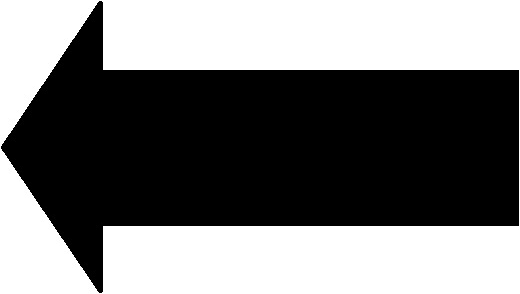
#> input picture left_arrow.jpg, 520 x 294 px
$ python contours.py   (older library calls are emulated)
#> lines starting #> are read from the running program, lines starting #| are printed output that depends on the picture; after the words box and inside, x2 and y2 are one past the last pixel; in counts of white or black regions, pixels touching at a corner belong together
import numpy as np
import cv2
import time

left=cv2.imread('left_arrow.jpg',cv2.IMREAD_GRAYSCALE)
#> left is the input picture: shape (294, 520); min 0, max 255, mean 120.8
right=cv2.imread('right_arrow.jpg',cv2.IMREAD_GRAYSCALE)
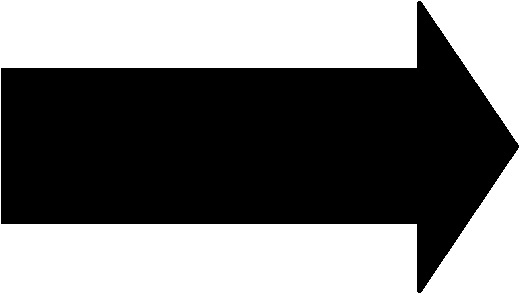
#> input picture right_arrow.jpg, 520 x 294 px
#> right is the input picture: shape (294, 520); min 0, max 255, mean 120.8

thres=0.75

def main():
    last_time = time.time()
    v=cv2.VideoCapture(1)
    while(True):
        ret,frame=v.read()
        new_screen,arrow =cnt(frame)
        #print('Loop took {} seconds'.format(time.time()-last_time))
        last_time = time.time()
        r,c,ch=new_screen.shape
        cv2.putText(new_screen, arrow, (int(c/2),int(r/2)), cv2.FONT_HERSHEY_SIMPLEX,0.5, (255, 255, 255), 2)
        cv2.imshow('window', new_screen)

        #cv2.imshow('window2', cv2.cvtColor(screen, cv2.COLOR_BGR2RGB))
        if cv2.waitKey(25) & 0xFF == ord('q'):
            cv2.destroyAllWindows()
            break

def cnt(im):
    imgray = cv2.cvtColor(im, cv2.COLOR_BGR2GRAY)
    ret, thresh = cv2.threshold(imgray, 127, 255, 0)
    im2, contours, hierarchy = cv2.findContours(thresh, cv2.RETR_TREE, cv2.CHAIN_APPROX_SIMPLE)
    mxl=0
    mxr=0
    arrow="NotFound"
    for cnt in contours:
        e=0.05*cv2.arcLength(cnt, True)
        approx = cv2.approxPolyDP(cnt,e,True)
        ln=len(approx)
        if ln>3 and ln<8:
            #cv2.drawContours(im, [approx], -1, (0,255,0), 3)
            x,y,w,h = cv2.boundingRect(cnt)

            mat=imgray[y:y+h,x:x+w]
            if ln==5 and mat.shape[0]>20 and mat.shape[1]>20:
                cv2.rectangle(im,(x,y),(x+w,y+h),(0,0,255),2)
                res_left,res_right=match_arrow(mat)
                #print(res_left,res_right)
                if res_left>mxl:
                    mxl=res_left
                if res_right>mxr:
                    mxr=res_right
            #print(mx)

        #print(e)
    if max(mxl,mxr)>thres:
        if mxl>mxr:
            arrow="Left"
        else:
            arrow="Right"
    return im,arrow

def match_arrow(mat):
    res_left,res_right=0,0
    try:
        r=mat.shape[1]
        c=mat.shape[0]
        left_arr = cv2.resize(left,(r,c))
        right_arr = cv2.resize(right,(r,c))
        #print(left_arr.shape,right_arr.shape,mat.shape)
        res_left = cv2.matchTemplate(mat,left_arr,cv2.TM_CCOEFF_NORMED)
        res_right = cv2.matchTemplate(mat,right_arr,cv2.TM_CCOEFF_NORMED)

    except Exception as e:
        print(e)
    return res_left,res_right

main()
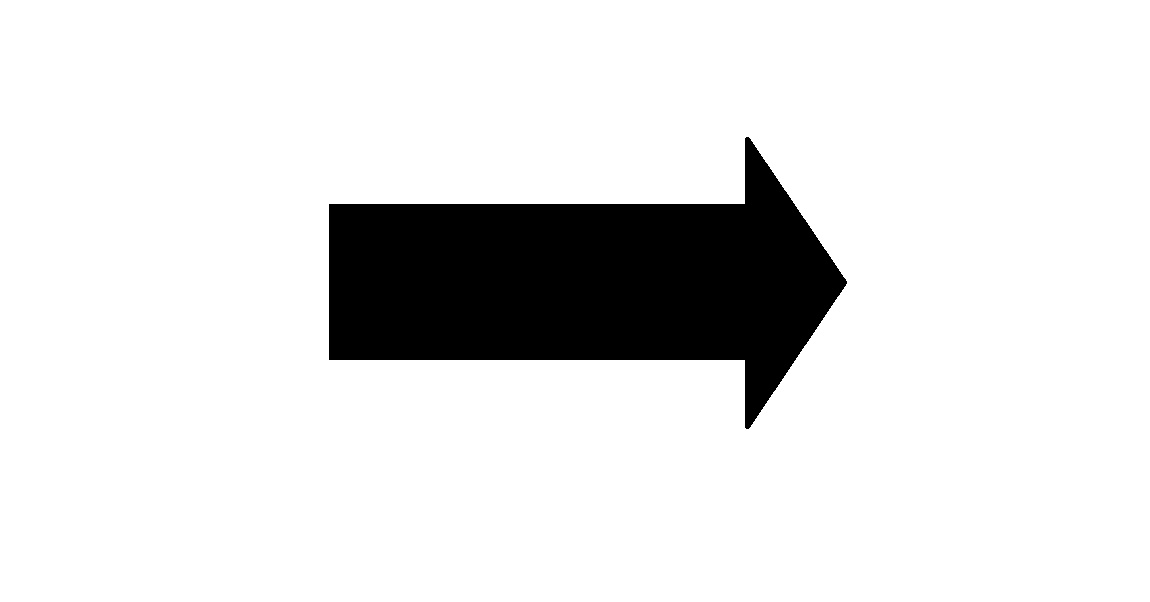
#> input picture arrow.JPG, 1150 x 602 px, given in place of the camera
#> in main, frame is the input picture: shape (602, 1150, 3); min 0, max 255, mean 225.4
#> in cnt, `ret, thresh = cv2.threshold(imgray, 127, 255, 0)`: thresh: shape (602, 1150); 88.4% white; 1 black region
#> in cnt, `im2, contours, hierarchy = cv2.findContours(thresh, cv2.RETR_TREE, cv2..`: contours = 2 contours; box (x1, y1, x2, y2) and area: (0, 0, 1150, 602) 690549, (328, 136, 848, 430) 81146
#> the loop in cnt, `for cnt in contours:` made 2 passes
#> (e, ln, x, y, w, h) on pass 2: (75.22, 5, 328, 136, 520, 294)
#> (e, approx, ln, x, y, w, h) on pass 1: (175, [[0, 0], [0, 601], [1149, 601], [1149, 0]], 4, 0, 0, 1150, 602)
#> after the loop in cnt, `for cnt in contours:`:
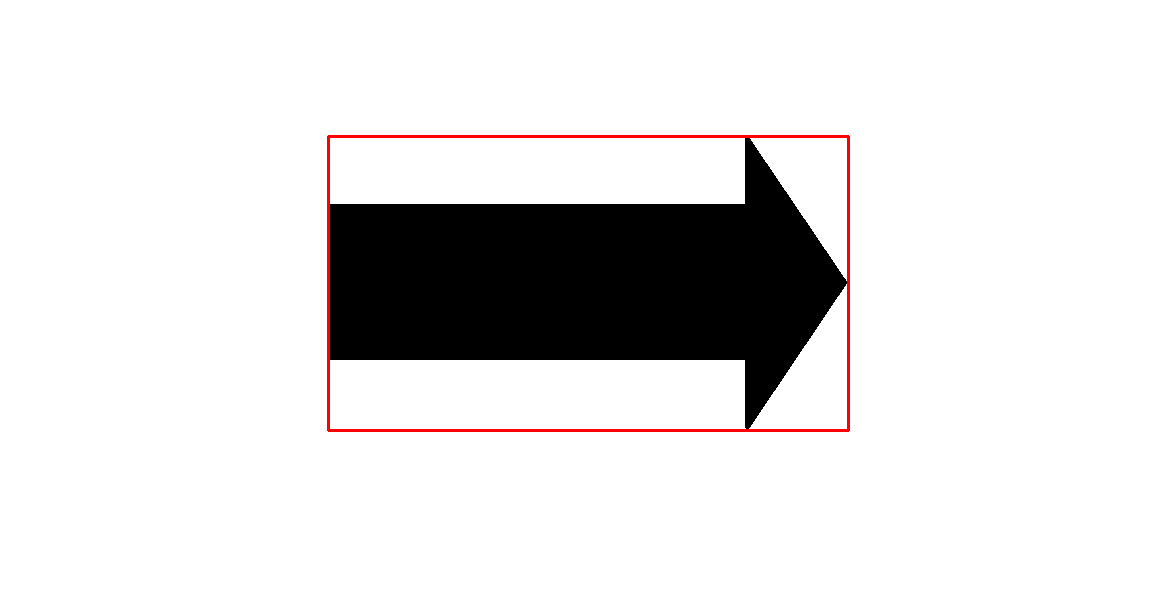
#> im: shape (602, 1150, 3); 0.7% of pixels changed, all inside (x1, y1, x2, y2) = (327, 135, 850, 432)
#> in main, `new_screen,arrow =cnt(frame)`: arrow = 'Right'
#> in main, `cv2.putText(new_screen, arrow, (int(c/2),int(r/2)), cv2.FONT_HERSHEY_S..`:
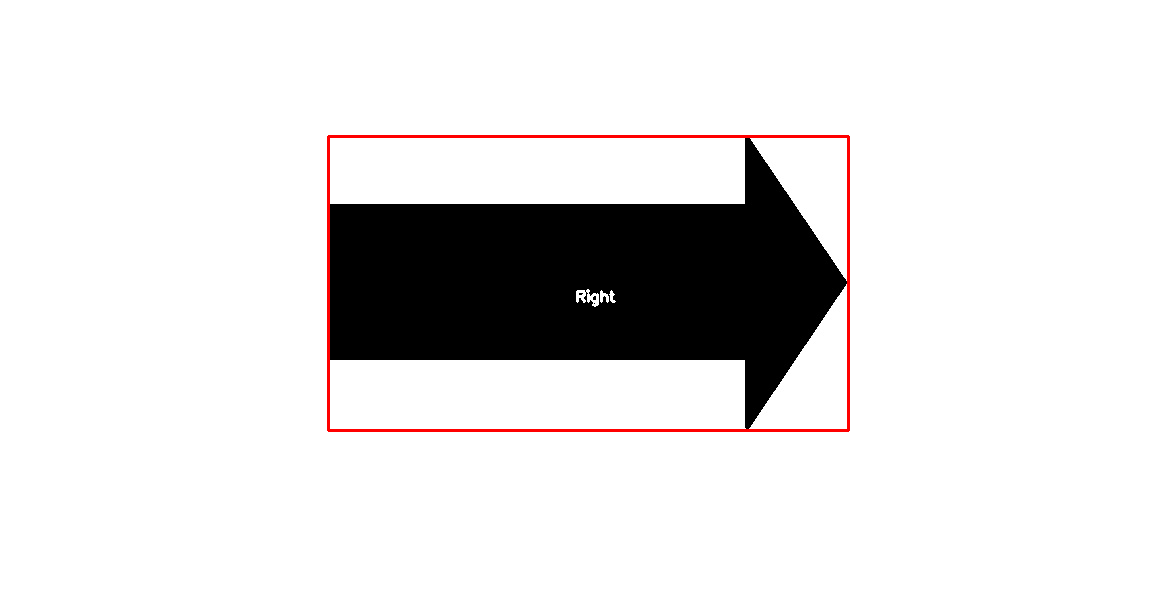
#> new_screen: shape (602, 1150, 3); 0.05% of pixels changed, all inside (x1, y1, x2, y2) = (576, 289, 616, 307)
#> (key q is pressed here)
